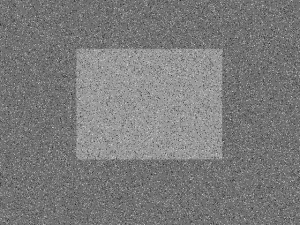
#> input picture images/noisy2.png, 300 x 225 px
$ python otsu_value.py
#> lines starting #> are read from the running program, lines starting #| are printed output that depends on the picture; after the words box and inside, x2 and y2 are one past the last pixel; in counts of white or black regions, pixels touching at a corner belong together
import cv2
import numpy as np
#from matplotlib import pyplot as plt

#img = cv2.imread('images/dave.png',0) #FIRST, image should be CONVERTED TO GRAY SCALE
#img = cv2.imread('images/dave.jpg',0) #FIRST, image should be CONVERTED TO GRAY SCALE
img = cv2.imread('images/noisy2.png',0) #FIRST, image should be CONVERTED TO GRAY SCALE
#> img is the input picture: shape (225, 300); min 35, max 217, mean 122.9
blur = cv2.GaussianBlur(img,(5,5),0)
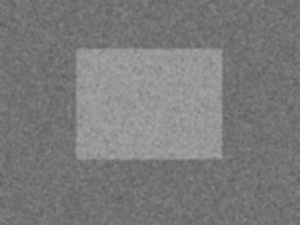
#> blur: shape (225, 300); min 92, max 168, mean 122.9

# find normalized_histogram, and its cumulative distribution function
hist = cv2.calcHist([blur],[0],None,[256],[0,256])
#> hist = 256 values, max 4233 at index 114, min 0 at index 0, mean 263.7
hist_norm = hist.ravel()/hist.max()
#> hist_norm = 256 values, max 1 at index 114, min 0 at index 0, mean 0.0623
Q = hist_norm.cumsum()
#> Q = 256 values from 0 to 15.95
#print(Q)
#quit()
bins = np.arange(256)

fn_min = np.inf
thresh = -1

#for i in xrange(1,256):
for i in range(1,256):
    p1,p2 = np.hsplit(hist_norm,[i]) # probabilities
    q1,q2 = Q[i],Q[255]-Q[i] # cum sum of classes
    b1,b2 = np.hsplit(bins,[i]) # weights

    # finding means and variances
    if q1==0 or q2==0:
        continue
    m1,m2 = np.sum(p1*b1)/q1, np.sum(p2*b2)/q2
    v1,v2 = np.sum(((b1-m1)**2)*p1)/q1,np.sum(((b2-m2)**2)*p2)/q2

    # calculates the minimization function
    fn = v1*q1 + v2*q2
    if fn < fn_min:
        fn_min = fn
        thresh = i
#> this loop made 255 passes
#> (q1, q2, m1, m2, v1, v2, fn, fn_min) on passes 92, 93, 118, 119, 120, 121, 122, 123, 124, 125, 126, 127: (0.000236, 15.95, 0, 122.9, 0, 264.7, 4220.5, 4220.5), (0.000236, 15.95, 92, 122.9, 0, 264.7, 4220.3, 4220.3), (9.65, 6.29, 104.2, 151.6, 67.97, 494.4, 3767.5, 3767.5), (10.25, 5.7, 105.9, 153.6, 53.53, 472.1, 3239.4, 3239.4), (10.72, 5.22, 107.8, 154.1, 39.23, 392.6, 2471.3, 2471.3), (11.08, 4.86, 109.5, 153.7, 29.8, 298.3, 1781.4, 1781.4), (11.37, 4.57, 110.4, 154, 26.62, 240.8, 1403.5, 1403.5), (11.58, 4.36, 111.5, 153.2, 23.97, 171.1, 1024, 1024), (11.75, 4.19, 112.1, 153.3, 23.75, 133.1, 837.2, 837.2), (11.86, 4.09, 112.9, 152.1, 23.41, 90.35, 646.8, 646.8), (11.95, 3.99, 113.1, 152.3, 24.04, 73.65, 581.5, 581.5), (12.01, 3.94, 113.5, 151.7, 24.58, 55.65, 514.2, 514.2)
#> (q1, q2) on passes 17 to 22: (0, 15.95), (0, 15.95), (0, 15.95), (0, 15.95), (0, 15.95), (0, 15.95)
#> after the loop, fn_min = 446.4; thresh = 133

# find otsu's threshold value with OpenCV function
ret, otsu = cv2.threshold(blur,0,255,cv2.THRESH_BINARY+cv2.THRESH_OTSU)
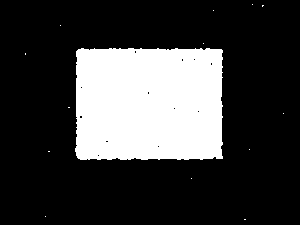
#> otsu: shape (225, 300); 23.9% white; 14 white regions (13 under 20 px), largest, box (x1, y1, x2, y2) and area: (75, 48, 223, 160) 16094
#> ret = 132
print(thresh,ret)
#| 133 132.0
